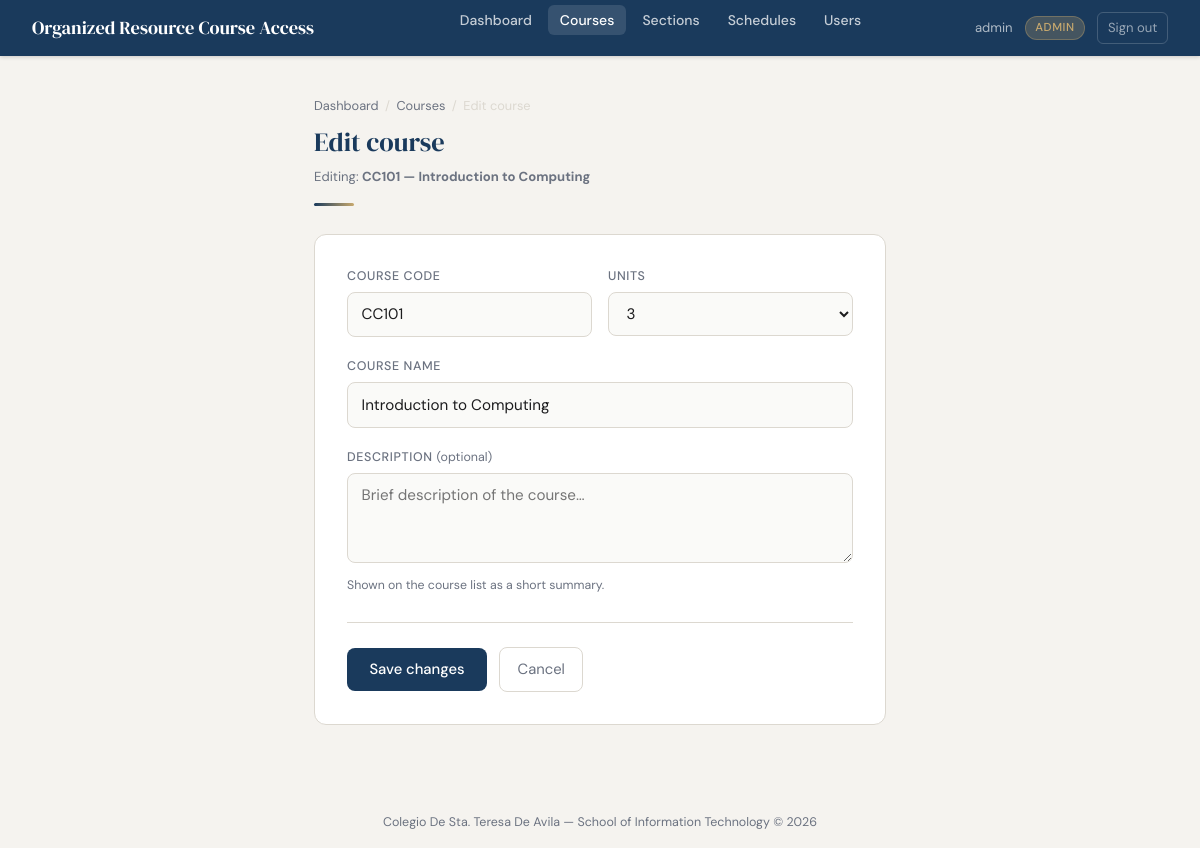
Screenshot of /modules/courses/edit.php?id=1 (signed in) with the database file from the repository.
### tables this page shows
CREATE TABLE `courses` (
  `course_id` int(11) NOT NULL AUTO_INCREMENT,
  `course_code` varchar(20) NOT NULL,
  `course_name` varchar(150) NOT NULL,
  `description` text DEFAULT NULL,
  `units` int(11) NOT NULL DEFAULT 3,
  `created_at` timestamp NOT NULL DEFAULT current_timestamp(),
  PRIMARY KEY (`course_id`),
  UNIQUE KEY `uq_courses_code` (`course_code`)
);

### modules/courses/edit.php (the view, shortened to what this page needs)
<?php
require_once '../../config/db.php';
$id = (int) ($_GET['id'] ?? 0);
$stmt = $pdo->prepare("SELECT * FROM courses WHERE course_id = ?");
$stmt->execute([$id]);
$course = $stmt->fetch();
$input  = [
    'course_code' => $course['course_code'],
    'course_name' => $course['course_name'],
    'units'       => $course['units'],
    'description' => $course['description'] ?? '',
];
?>
<!DOCTYPE html>
<html lang="en">
<head>
  <link href="https://cdn.jsdelivr.net/npm/bootstrap@5.3.3/dist/css/bootstrap.min.css" rel="stylesheet">
</head>
<body>
  <nav class="top-nav">
    <a class="nav-brand" href="../../index.php">Organized Resource Course Access</a>
    <ul class="nav-links">
      <li><a href="../../index.php">Dashboard</a></li>
      <li><a href="index.php" class="active">Courses</a></li>
      <li><a href="../sections/index.php">Sections</a></li>
      <li><a href="../schedules/index.php">Schedules</a></li>
      <?php if ($_SESSION['role'] === 'admin'): ?>
      <li><a href="../users/index.php">Users</a></li>
      <?php endif; ?>
    </ul>
    <div class="nav-user">
      <span><?= htmlspecialchars($_SESSION['username']) ?></span>
      <span class="badge-role"><?= htmlspecialchars($_SESSION['role']) ?></span>
      <a href="../../logout.php">Sign out</a>
    </div>
  </nav>
  <div class="page-wrap">
    <div class="page-header">
      <nav class="breadcrumb-nav">
        <a href="../../index.php">Dashboard</a>
        <span>/</span>
        <a href="index.php">Courses</a>
        <span>/</span>
        <span>Edit course</span>
      </nav>
      <h2>Edit course</h2>
      <p class="course-id-hint">Editing: <strong><?= htmlspecialchars($course['course_code']) ?> — <?= htmlspecialchars($course['course_name']) ?></strong></p>
      <div class="accent-line"></div>
    </div>
    <div class="form-card">
      <form method="POST" action="edit.php?id=<?= $id ?>" novalidate>
        <div class="field-row">
          <div class="field">
            <label for="course_code">Course code</label>
            <input
              type="text"
              id="course_code"
              name="course_code"
              value="<?= htmlspecialchars($input['course_code']) ?>"
              placeholder="e.g. IT201"
              maxlength="20"
              required
              autofocus
            >
          </div>
          <div class="field">
            <label for="units">Units</label>
            <select id="units" name="units">
              <?php for ($u = 1; $u <= 9; $u++): ?>
                <option value="<?= $u ?>" <?= $input['units'] == $u ? 'selected' : '' ?>><?= $u ?></option>
              <?php endfor; ?>
            </select>
          </div>
        </div>
        <div class="field">
          <label for="course_name">Course name</label>
          <input
            type="text"
            id="course_name"
            name="course_name"
            value="<?= htmlspecialchars($input['course_name']) ?>"
            placeholder="e.g. Information Management"
            maxlength="150"
            required
          >
        </div>
        <div class="field">
          <label for="description">Description <span style="font-weight:400;text-transform:none;letter-spacing:0">(optional)</span></label>
          <textarea
            id="description"
            name="description"
            placeholder="Brief description of the course…"
          ><?= htmlspecialchars($input['description']) ?></textarea>
          <p class="hint">Shown on the course list as a short summary.</p>
        </div>
        <div class="form-actions">
          <button type="submit" class="btn-save">Save changes</button>
          <a href="index.php" class="btn-cancel">Cancel</a>
        </div>
      </form>
    </div>
  </div>
  <p class="page-footer">
    Colegio De Sta. Teresa De Avila &mdash; School of Information Technology &copy; <?= date('Y') ?>
  </p>
</body>
</html>

### modules/courses/edit.php (style rules this page uses)
:root { --brand: #1a3a5c; --brand-mid: #2b5f8e; --accent: #c8a96e; --bg: #f5f3ef; --card-bg: #ffffff; --text: #1c1c1e; --muted: #6b7280; --border: #dcd8d0; --radius: 12px; }
*, *::before, *::after { box-sizing: border-box; margin: 0; padding: 0; }
body { background: var(--bg); font-family: 'DM Sans', sans-serif; color: var(--text); min-height: 100vh; }
.top-nav { background: var(--brand); padding: 0 2rem; display: flex; align-items: center; justify-content: space-between; height: 56px; position: sticky; top: 0; z-index: 100; box-shadow: 0 1px 4px rgba(0,0,0,.18); }
.nav-brand { font-family: 'DM Serif Display', serif; font-size: 1.15rem; color: #fff; text-decoration: none; }
.nav-links { display: flex; align-items: center; gap: .25rem; list-style: none; }
.nav-links a { color: rgba(255,255,255,.75); text-decoration: none; font-size: .875rem; font-weight: 500; padding: .4rem .75rem; border-radius: 6px; transition: background .15s, color .15s; }
.nav-links a:hover, .nav-links a.active { background: rgba(255,255,255,.12); color: #fff; }
.nav-user { display: flex; align-items: center; gap: .75rem; font-size: .82rem; color: rgba(255,255,255,.65); }
.nav-user .badge-role { background: rgba(200,169,110,.25); color: var(--accent); border: 1px solid rgba(200,169,110,.35); border-radius: 20px; padding: .15rem .6rem; font-size: .72rem; font-weight: 500; letter-spacing: .05em; text-transform: uppercase; }
.nav-user a { color: rgba(255,255,255,.55); text-decoration: none; font-size: .82rem; padding: .3rem .6rem; border-radius: 6px; border: 1px solid rgba(255,255,255,.18); transition: background .15s, color .15s; }
.page-wrap { max-width: 620px; margin: 0 auto; padding: 2.5rem 1.5rem; }
.page-header { margin-bottom: 1.75rem; }
.breadcrumb-nav { display: flex; align-items: center; gap: .4rem; font-size: .8rem; color: var(--muted); margin-bottom: .75rem; }
.breadcrumb-nav a { color: var(--muted); text-decoration: none; }
.breadcrumb-nav span { color: var(--border); }
.page-header h2 { font-family: 'DM Serif Display', serif; font-size: 1.65rem; color: var(--brand); }
.page-header .course-id-hint { font-size: .82rem; color: var(--muted); margin-top: .25rem; }
.accent-line { width: 40px; height: 3px; background: linear-gradient(90deg, var(--brand), var(--accent)); border-radius: 2px; margin-top: .6rem; }
.form-card { background: var(--card-bg); border: 1px solid var(--border); border-radius: var(--radius); padding: 2rem; }
.field { margin-bottom: 1.25rem; }
.field label { display: block; font-size: .78rem; font-weight: 500; letter-spacing: .05em; text-transform: uppercase; color: var(--muted); margin-bottom: .4rem; }
.field input, .field select, .field textarea { width: 100%; padding: .65rem .85rem; border: 1px solid var(--border); border-radius: 8px; font-size: .95rem; font-family: 'DM Sans', sans-serif; color: var(--text); background: #fafaf8; transition: border-color .15s, box-shadow .15s; }
.field textarea { resize: vertical; min-height: 90px; }
.field .hint { font-size: .77rem; color: var(--muted); margin-top: .35rem; }
.field-row { display: grid; grid-template-columns: 1fr 1fr; gap: 1rem; }
.form-actions { display: flex; align-items: center; gap: .75rem; margin-top: 1.75rem; padding-top: 1.5rem; border-top: 1px solid var(--border); }
.btn-save { padding: .65rem 1.4rem; background: var(--brand); color: #fff; border: none; border-radius: 8px; font-family: 'DM Sans', sans-serif; font-size: .925rem; font-weight: 500; cursor: pointer; transition: background .15s; }
.btn-cancel { padding: .65rem 1.1rem; background: transparent; color: var(--muted); border: 1px solid var(--border); border-radius: 8px; font-family: 'DM Sans', sans-serif; font-size: .925rem; text-decoration: none; transition: border-color .15s, color .15s; }
.page-footer { text-align: center; margin-top: 3rem; font-size: .78rem; color: var(--muted); }

### rows the page displays
courses: course_code "CC101", course_name "Introduction to Computing", units "3"

### other values shown
$_SESSION['username'] "admin"
$_SESSION['role'] "ADMIN"
